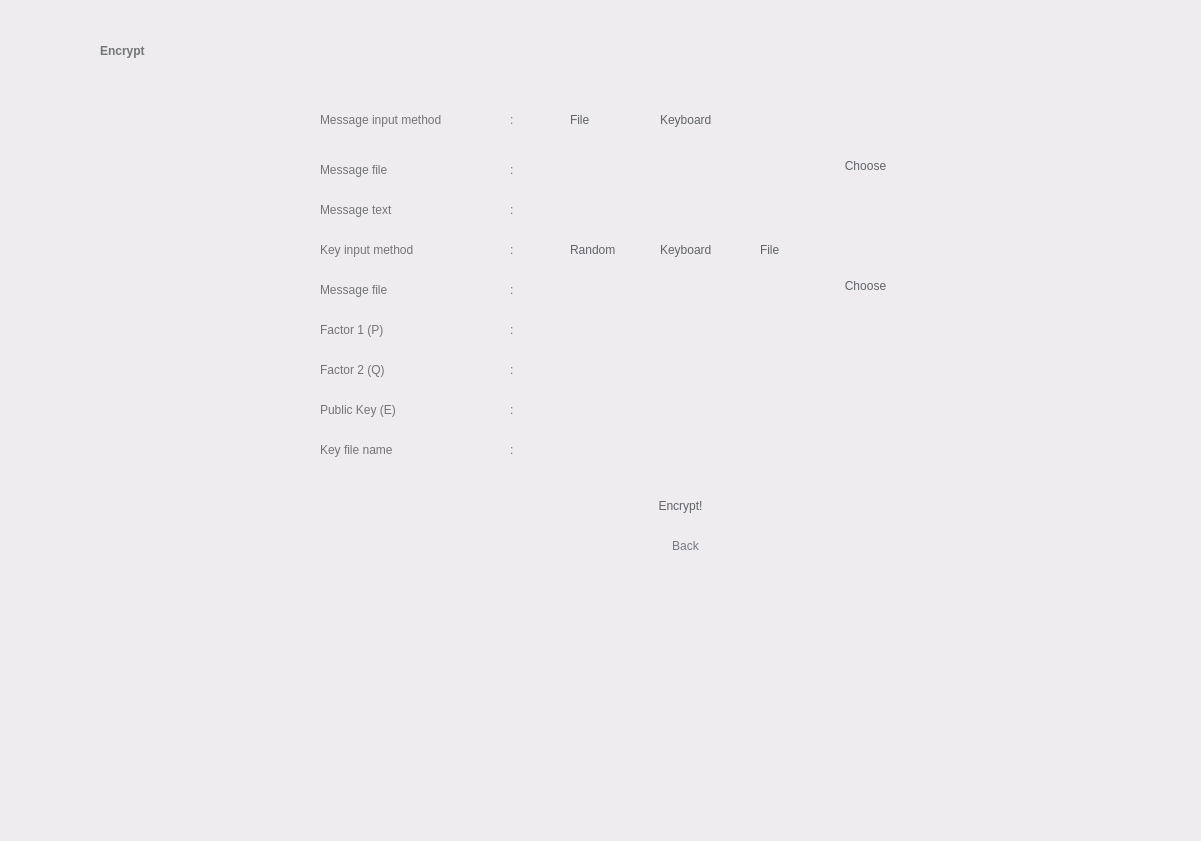
<?xml version="1.0" encoding="UTF-8"?>
<ui version="4.0">
 <class>Widget</class>
 <widget class="QWidget" name="Widget">
  <property name="geometry">
   <rect>
    <x>0</x>
    <y>0</y>
    <width>1201</width>
    <height>841</height>
   </rect>
  </property>
  <property name="windowTitle">
   <string>Widget</string>
  </property>
  <property name="styleSheet">
   <string notr="true">background-color: rgb(238, 236, 239);</string>
  </property>
  <widget class="QWidget" name="widget1" native="true">
   <property name="geometry">
    <rect>
     <x>0</x>
     <y>0</y>
     <width>1201</width>
     <height>841</height>
    </rect>
   </property>
   <property name="styleSheet">
    <string notr="true">QWidget#widget1 {background-color: rgb(246, 245, 247);};

</string>
   </property>
   <widget class="QLabel" name="label">
    <property name="geometry">
     <rect>
      <x>100</x>
      <y>30</y>
      <width>241</width>
      <height>41</height>
     </rect>
    </property>
    <property name="styleSheet">
     <string notr="true">background-color: rgba(255, 255, 255, 0);
color: rgb(116, 116, 118);
font: 36pt &quot;Product Sans&quot;;
font-weight: bold;
</string>
    </property>
    <property name="text">
     <string>Encrypt</string>
    </property>
    <property name="alignment">
     <set>Qt::AlignLeading|Qt::AlignLeft|Qt::AlignVCenter</set>
    </property>
   </widget>
   <widget class="QPushButton" name="goButton">
    <property name="geometry">
     <rect>
      <x>600</x>
      <y>480</y>
      <width>161</width>
      <height>51</height>
     </rect>
    </property>
    <property name="styleSheet">
     <string notr="true">font: 17pt &quot;Product Sans&quot;;
color: rgb(96, 99, 103);
border-radius: 25px;
</string>
    </property>
    <property name="text">
     <string>Encrypt!</string>
    </property>
   </widget>
   <widget class="QRadioButton" name="inputButton_1">
    <property name="geometry">
     <rect>
      <x>550</x>
      <y>110</y>
      <width>61</width>
      <height>20</height>
     </rect>
    </property>
    <property name="styleSheet">
     <string notr="true">font: 15pt &quot;Product Sans&quot;;
border-radius: 4px;
color: rgb(96, 99, 103);
background-color: rgba(255, 255, 255, 0);
</string>
    </property>
    <property name="text">
     <string>File</string>
    </property>
    <property name="autoExclusive">
     <bool>true</bool>
    </property>
    <attribute name="buttonGroup">
     <string notr="true">buttonGroup</string>
    </attribute>
   </widget>
   <widget class="QRadioButton" name="inputButton_2">
    <property name="geometry">
     <rect>
      <x>640</x>
      <y>110</y>
      <width>101</width>
      <height>20</height>
     </rect>
    </property>
    <property name="styleSheet">
     <string notr="true">font: 15pt &quot;Product Sans&quot;;
background-color: rgba(255, 255, 255, 0);
border-radius: 4px;
color: rgb(96, 99, 103);
</string>
    </property>
    <property name="text">
     <string>Keyboard</string>
    </property>
    <attribute name="buttonGroup">
     <string notr="true">buttonGroup</string>
    </attribute>
   </widget>
   <widget class="QLineEdit" name="inputFileField">
    <property name="geometry">
     <rect>
      <x>530</x>
      <y>150</y>
      <width>291</width>
      <height>31</height>
     </rect>
    </property>
    <property name="styleSheet">
     <string notr="true">border-radius: 2px;
padding-left: 10px;
color: rgb(116, 116, 118);
</string>
    </property>
    <property name="readOnly">
     <bool>true</bool>
    </property>
   </widget>
   <widget class="QLineEdit" name="Factor1KeyField">
    <property name="geometry">
     <rect>
      <x>530</x>
      <y>310</y>
      <width>291</width>
      <height>31</height>
     </rect>
    </property>
    <property name="styleSheet">
     <string notr="true">border-radius: 2px;
padding-left: 10px;
color: rgb(116, 116, 118);
</string>
    </property>
   </widget>
   <widget class="QLineEdit" name="inputKeyboardField">
    <property name="geometry">
     <rect>
      <x>530</x>
      <y>190</y>
      <width>291</width>
      <height>31</height>
     </rect>
    </property>
    <property name="styleSheet">
     <string notr="true">border-radius: 2px;
padding-left: 10px;
color: rgb(116, 116, 118);
</string>
    </property>
    <property name="readOnly">
     <bool>true</bool>
    </property>
   </widget>
   <widget class="QPushButton" name="messageFileButton">
    <property name="geometry">
     <rect>
      <x>830</x>
      <y>150</y>
      <width>71</width>
      <height>31</height>
     </rect>
    </property>
    <property name="styleSheet">
     <string notr="true">font: 15pt &quot;Product Sans&quot;;
color: rgb(96, 99, 103);
border-radius: 15px;
</string>
    </property>
    <property name="text">
     <string>Choose</string>
    </property>
   </widget>
   <widget class="QLabel" name="label_6">
    <property name="geometry">
     <rect>
      <x>320</x>
      <y>110</y>
      <width>171</width>
      <height>20</height>
     </rect>
    </property>
    <property name="styleSheet">
     <string notr="true">background-color: rgba(255, 255, 255, 0);
font: 15pt &quot;Product Sans&quot;;
color: rgb(116, 116, 118);</string>
    </property>
    <property name="text">
     <string>Message input method</string>
    </property>
    <property name="alignment">
     <set>Qt::AlignLeading|Qt::AlignLeft|Qt::AlignVCenter</set>
    </property>
   </widget>
   <widget class="QLabel" name="label_7">
    <property name="geometry">
     <rect>
      <x>320</x>
      <y>160</y>
      <width>171</width>
      <height>20</height>
     </rect>
    </property>
    <property name="styleSheet">
     <string notr="true">background-color: rgba(255, 255, 255, 0);
font: 15pt &quot;Product Sans&quot;;
color: rgb(116, 116, 118);</string>
    </property>
    <property name="text">
     <string>Message file</string>
    </property>
    <property name="alignment">
     <set>Qt::AlignLeading|Qt::AlignLeft|Qt::AlignVCenter</set>
    </property>
   </widget>
   <widget class="QLabel" name="label_8">
    <property name="geometry">
     <rect>
      <x>320</x>
      <y>200</y>
      <width>171</width>
      <height>20</height>
     </rect>
    </property>
    <property name="styleSheet">
     <string notr="true">background-color: rgba(255, 255, 255, 0);
font: 15pt &quot;Product Sans&quot;;
color: rgb(116, 116, 118);</string>
    </property>
    <property name="text">
     <string>Message text</string>
    </property>
    <property name="alignment">
     <set>Qt::AlignLeading|Qt::AlignLeft|Qt::AlignVCenter</set>
    </property>
   </widget>
   <widget class="QLabel" name="label_10">
    <property name="geometry">
     <rect>
      <x>320</x>
      <y>320</y>
      <width>171</width>
      <height>20</height>
     </rect>
    </property>
    <property name="styleSheet">
     <string notr="true">background-color: rgba(255, 255, 255, 0);
font: 15pt &quot;Product Sans&quot;;
color: rgb(116, 116, 118);</string>
    </property>
    <property name="text">
     <string>Factor 1 (P)</string>
    </property>
    <property name="alignment">
     <set>Qt::AlignLeading|Qt::AlignLeft|Qt::AlignVCenter</set>
    </property>
   </widget>
   <widget class="QLabel" name="label_12">
    <property name="geometry">
     <rect>
      <x>510</x>
      <y>200</y>
      <width>16</width>
      <height>20</height>
     </rect>
    </property>
    <property name="styleSheet">
     <string notr="true">background-color: rgba(255, 255, 255, 0);
font: 15pt &quot;Product Sans&quot;;
color: rgb(116, 116, 118);</string>
    </property>
    <property name="text">
     <string>:</string>
    </property>
    <property name="alignment">
     <set>Qt::AlignLeading|Qt::AlignLeft|Qt::AlignVCenter</set>
    </property>
   </widget>
   <widget class="QLabel" name="label_13">
    <property name="geometry">
     <rect>
      <x>510</x>
      <y>160</y>
      <width>16</width>
      <height>20</height>
     </rect>
    </property>
    <property name="styleSheet">
     <string notr="true">background-color: rgba(255, 255, 255, 0);
font: 15pt &quot;Product Sans&quot;;
color: rgb(116, 116, 118);</string>
    </property>
    <property name="text">
     <string>:</string>
    </property>
    <property name="alignment">
     <set>Qt::AlignLeading|Qt::AlignLeft|Qt::AlignVCenter</set>
    </property>
   </widget>
   <widget class="QLabel" name="label_15">
    <property name="geometry">
     <rect>
      <x>510</x>
      <y>110</y>
      <width>16</width>
      <height>20</height>
     </rect>
    </property>
    <property name="styleSheet">
     <string notr="true">background-color: rgba(255, 255, 255, 0);
font: 15pt &quot;Product Sans&quot;;
color: rgb(116, 116, 118);</string>
    </property>
    <property name="text">
     <string>:</string>
    </property>
    <property name="alignment">
     <set>Qt::AlignLeading|Qt::AlignLeft|Qt::AlignVCenter</set>
    </property>
   </widget>
   <widget class="QLabel" name="label_17">
    <property name="geometry">
     <rect>
      <x>510</x>
      <y>320</y>
      <width>16</width>
      <height>20</height>
     </rect>
    </property>
    <property name="styleSheet">
     <string notr="true">background-color: rgba(255, 255, 255, 0);
font: 15pt &quot;Product Sans&quot;;
color: rgb(116, 116, 118);</string>
    </property>
    <property name="text">
     <string>:</string>
    </property>
    <property name="alignment">
     <set>Qt::AlignLeading|Qt::AlignLeft|Qt::AlignVCenter</set>
    </property>
   </widget>
   <widget class="QPushButton" name="backButton">
    <property name="geometry">
     <rect>
      <x>650</x>
      <y>530</y>
      <width>71</width>
      <height>31</height>
     </rect>
    </property>
    <property name="styleSheet">
     <string notr="true">font: 12pt &quot;Product Sans&quot;;
color: rgb(118, 121, 128);
background-color: rgba(255, 255, 255, 0);
border-radius: 15px;
</string>
    </property>
    <property name="text">
     <string>Back</string>
    </property>
   </widget>
   <widget class="QLabel" name="label_9">
    <property name="geometry">
     <rect>
      <x>320</x>
      <y>240</y>
      <width>171</width>
      <height>20</height>
     </rect>
    </property>
    <property name="styleSheet">
     <string notr="true">background-color: rgba(255, 255, 255, 0);
font: 15pt &quot;Product Sans&quot;;
color: rgb(116, 116, 118);</string>
    </property>
    <property name="text">
     <string>Key input method</string>
    </property>
    <property name="alignment">
     <set>Qt::AlignLeading|Qt::AlignLeft|Qt::AlignVCenter</set>
    </property>
   </widget>
   <widget class="QLabel" name="label_16">
    <property name="geometry">
     <rect>
      <x>510</x>
      <y>240</y>
      <width>16</width>
      <height>20</height>
     </rect>
    </property>
    <property name="styleSheet">
     <string notr="true">background-color: rgba(255, 255, 255, 0);
font: 15pt &quot;Product Sans&quot;;
color: rgb(116, 116, 118);</string>
    </property>
    <property name="text">
     <string>:</string>
    </property>
    <property name="alignment">
     <set>Qt::AlignLeading|Qt::AlignLeft|Qt::AlignVCenter</set>
    </property>
   </widget>
   <widget class="QRadioButton" name="inputButton_3">
    <property name="geometry">
     <rect>
      <x>640</x>
      <y>240</y>
      <width>101</width>
      <height>20</height>
     </rect>
    </property>
    <property name="styleSheet">
     <string notr="true">font: 15pt &quot;Product Sans&quot;;
background-color: rgba(255, 255, 255, 0);
border-radius: 4px;
color: rgb(96, 99, 103);
</string>
    </property>
    <property name="text">
     <string>Keyboard</string>
    </property>
   </widget>
   <widget class="QRadioButton" name="inputButton_4">
    <property name="geometry">
     <rect>
      <x>550</x>
      <y>240</y>
      <width>81</width>
      <height>20</height>
     </rect>
    </property>
    <property name="styleSheet">
     <string notr="true">font: 15pt &quot;Product Sans&quot;;
border-radius: 4px;
color: rgb(96, 99, 103);
background-color: rgba(255, 255, 255, 0);
</string>
    </property>
    <property name="text">
     <string>Random</string>
    </property>
    <property name="autoExclusive">
     <bool>true</bool>
    </property>
   </widget>
   <widget class="QLineEdit" name="Factor2KeyField">
    <property name="geometry">
     <rect>
      <x>530</x>
      <y>350</y>
      <width>291</width>
      <height>31</height>
     </rect>
    </property>
    <property name="styleSheet">
     <string notr="true">border-radius: 2px;
padding-left: 10px;
color: rgb(116, 116, 118);
</string>
    </property>
   </widget>
   <widget class="QLabel" name="label_14">
    <property name="geometry">
     <rect>
      <x>320</x>
      <y>360</y>
      <width>171</width>
      <height>20</height>
     </rect>
    </property>
    <property name="styleSheet">
     <string notr="true">background-color: rgba(255, 255, 255, 0);
font: 15pt &quot;Product Sans&quot;;
color: rgb(116, 116, 118);</string>
    </property>
    <property name="text">
     <string>Factor 2 (Q)</string>
    </property>
    <property name="alignment">
     <set>Qt::AlignLeading|Qt::AlignLeft|Qt::AlignVCenter</set>
    </property>
   </widget>
   <widget class="QLabel" name="label_19">
    <property name="geometry">
     <rect>
      <x>510</x>
      <y>360</y>
      <width>16</width>
      <height>20</height>
     </rect>
    </property>
    <property name="styleSheet">
     <string notr="true">background-color: rgba(255, 255, 255, 0);
font: 15pt &quot;Product Sans&quot;;
color: rgb(116, 116, 118);</string>
    </property>
    <property name="text">
     <string>:</string>
    </property>
    <property name="alignment">
     <set>Qt::AlignLeading|Qt::AlignLeft|Qt::AlignVCenter</set>
    </property>
   </widget>
   <widget class="QLineEdit" name="PublicKeyField">
    <property name="geometry">
     <rect>
      <x>530</x>
      <y>390</y>
      <width>291</width>
      <height>31</height>
     </rect>
    </property>
    <property name="styleSheet">
     <string notr="true">border-radius: 2px;
padding-left: 10px;
color: rgb(116, 116, 118);
</string>
    </property>
   </widget>
   <widget class="QLabel" name="label_11">
    <property name="geometry">
     <rect>
      <x>320</x>
      <y>400</y>
      <width>171</width>
      <height>20</height>
     </rect>
    </property>
    <property name="styleSheet">
     <string notr="true">background-color: rgba(255, 255, 255, 0);
font: 15pt &quot;Product Sans&quot;;
color: rgb(116, 116, 118);</string>
    </property>
    <property name="text">
     <string>Public Key (E)</string>
    </property>
    <property name="alignment">
     <set>Qt::AlignLeading|Qt::AlignLeft|Qt::AlignVCenter</set>
    </property>
   </widget>
   <widget class="QLabel" name="label_18">
    <property name="geometry">
     <rect>
      <x>510</x>
      <y>400</y>
      <width>16</width>
      <height>20</height>
     </rect>
    </property>
    <property name="styleSheet">
     <string notr="true">background-color: rgba(255, 255, 255, 0);
font: 15pt &quot;Product Sans&quot;;
color: rgb(116, 116, 118);</string>
    </property>
    <property name="text">
     <string>:</string>
    </property>
    <property name="alignment">
     <set>Qt::AlignLeading|Qt::AlignLeft|Qt::AlignVCenter</set>
    </property>
   </widget>
   <widget class="QLineEdit" name="KeyFileName">
    <property name="geometry">
     <rect>
      <x>530</x>
      <y>430</y>
      <width>291</width>
      <height>31</height>
     </rect>
    </property>
    <property name="styleSheet">
     <string notr="true">border-radius: 2px;
padding-left: 10px;
color: rgb(116, 116, 118);
</string>
    </property>
   </widget>
   <widget class="QLabel" name="label_31">
    <property name="geometry">
     <rect>
      <x>320</x>
      <y>440</y>
      <width>171</width>
      <height>20</height>
     </rect>
    </property>
    <property name="styleSheet">
     <string notr="true">background-color: rgba(255, 255, 255, 0);
font: 15pt &quot;Product Sans&quot;;
color: rgb(116, 116, 118);</string>
    </property>
    <property name="text">
     <string>Key file name</string>
    </property>
    <property name="alignment">
     <set>Qt::AlignLeading|Qt::AlignLeft|Qt::AlignVCenter</set>
    </property>
   </widget>
   <widget class="QLabel" name="label_30">
    <property name="geometry">
     <rect>
      <x>510</x>
      <y>440</y>
      <width>16</width>
      <height>20</height>
     </rect>
    </property>
    <property name="styleSheet">
     <string notr="true">background-color: rgba(255, 255, 255, 0);
font: 15pt &quot;Product Sans&quot;;
color: rgb(116, 116, 118);</string>
    </property>
    <property name="text">
     <string>:</string>
    </property>
    <property name="alignment">
     <set>Qt::AlignLeading|Qt::AlignLeft|Qt::AlignVCenter</set>
    </property>
   </widget>
   <widget class="QLineEdit" name="messageOutput">
    <property name="geometry">
     <rect>
      <x>320</x>
      <y>600</y>
      <width>591</width>
      <height>181</height>
     </rect>
    </property>
    <property name="styleSheet">
     <string notr="true">border-radius: 2px;
padding-left: 10px;
color: rgb(116, 116, 118);
</string>
    </property>
   </widget>
   <widget class="QRadioButton" name="inputButton_5">
    <property name="geometry">
     <rect>
      <x>740</x>
      <y>240</y>
      <width>101</width>
      <height>20</height>
     </rect>
    </property>
    <property name="styleSheet">
     <string notr="true">font: 15pt &quot;Product Sans&quot;;
background-color: rgba(255, 255, 255, 0);
border-radius: 4px;
color: rgb(96, 99, 103);
</string>
    </property>
    <property name="text">
     <string>File</string>
    </property>
   </widget>
   <widget class="QLabel" name="label_20">
    <property name="geometry">
     <rect>
      <x>510</x>
      <y>280</y>
      <width>16</width>
      <height>20</height>
     </rect>
    </property>
    <property name="styleSheet">
     <string notr="true">background-color: rgba(255, 255, 255, 0);
font: 15pt &quot;Product Sans&quot;;
color: rgb(116, 116, 118);</string>
    </property>
    <property name="text">
     <string>:</string>
    </property>
    <property name="alignment">
     <set>Qt::AlignLeading|Qt::AlignLeft|Qt::AlignVCenter</set>
    </property>
   </widget>
   <widget class="QLineEdit" name="inputFileField_2">
    <property name="geometry">
     <rect>
      <x>530</x>
      <y>270</y>
      <width>291</width>
      <height>31</height>
     </rect>
    </property>
    <property name="styleSheet">
     <string notr="true">border-radius: 2px;
padding-left: 10px;
color: rgb(116, 116, 118);
</string>
    </property>
    <property name="readOnly">
     <bool>true</bool>
    </property>
   </widget>
   <widget class="QLabel" name="label_21">
    <property name="geometry">
     <rect>
      <x>320</x>
      <y>280</y>
      <width>171</width>
      <height>20</height>
     </rect>
    </property>
    <property name="styleSheet">
     <string notr="true">background-color: rgba(255, 255, 255, 0);
font: 15pt &quot;Product Sans&quot;;
color: rgb(116, 116, 118);</string>
    </property>
    <property name="text">
     <string>Message file</string>
    </property>
    <property name="alignment">
     <set>Qt::AlignLeading|Qt::AlignLeft|Qt::AlignVCenter</set>
    </property>
   </widget>
   <widget class="QPushButton" name="messageFileButton_2">
    <property name="geometry">
     <rect>
      <x>830</x>
      <y>270</y>
      <width>71</width>
      <height>31</height>
     </rect>
    </property>
    <property name="styleSheet">
     <string notr="true">font: 15pt &quot;Product Sans&quot;;
color: rgb(96, 99, 103);
border-radius: 15px;
</string>
    </property>
    <property name="text">
     <string>Choose</string>
    </property>
   </widget>
  </widget>
 </widget>
 <resources/>
 <connections/>
 <buttongroups>
  <buttongroup name="buttonGroup"/>
 </buttongroups>
</ui>
